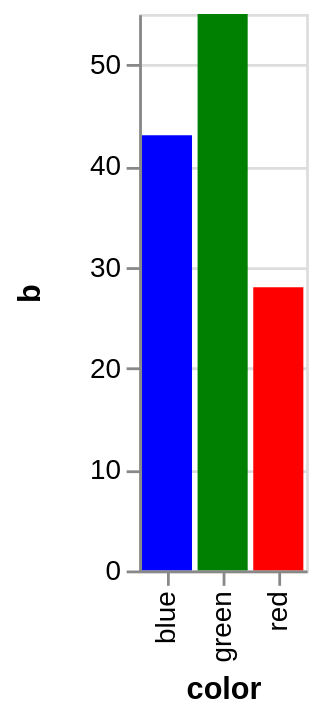

Here is the Vega-Lite specification saved for this chart:
### Vega specification from a JSON file in a GitHub repository (floating-point values rounded to 4 significant figures)
{"$schema": "https://vega.github.io/schema/vega/v4.json", "description": "A bar chart that directly encodes color names in the data.", "autosize": "pad", "padding": 5, "height": 200, "style": "cell", "data": [{"name": "source_0", "values": [{"color": "red", "b": 28}, {"color": "green", "b": 55}, {"color": "blue", "b": 43}]}], "signals": [{"name": "x_step", "value": 20}, {"name": "width", "update": "bandspace(domain('x').length, 0.1, 0.05) * x_step"}], "marks": [{"name": "marks", "type": "rect", "style": ["bar"], "from": {"data": "source_0"}, "encode": {"update": {"fill": [{"test": "datum[\"b\"] === null || isNaN(datum[\"b\"])", "value": null}, {"field": "color"}], "tooltip": {"signal": "{\"color\": ''+datum[\"color\"], \"b\": format(datum[\"b\"], \"\")}"}, "x": {"scale": "x", "field": "color"}, "width": {"scale": "x", "band": true}, "y": {"scale": "y", "field": "b"}, "y2": {"scale": "y", "value": 0}}}}], "scales": [{"name": "x", "type": "band", "domain": {"data": "source_0", "field": "color", "sort": true}, "range": {"step": {"signal": "x_step"}}, "paddingInner": 0.1, "paddingOuter": 0.05}, {"name": "y", "type": "linear", "domain": {"data": "source_0", "field": "b"}, "range": [{"signal": "height"}, 0], "nice": true, "zero": true}], "axes": [{"scale": "x", "orient": "bottom", "grid": false, "title": "color", "labelAlign": "right", "labelAngle": 270, "labelBaseline": "middle", "zindex": 1}, {"scale": "y", "orient": "left", "grid": false, "title": "b", "labelOverlap": true, "tickCount": {"signal": "ceil(height/40)"}, "zindex": 1}, {"scale": "y", "orient": "left", "gridScale": "x", "grid": true, "tickCount": {"signal": "ceil(height/40)"}, "domain": false, "labels": false, "maxExtent": 0, "minExtent": 0, "ticks": false, "zindex": 0}], "config": {"axisY": {"minExtent": 30}}}
